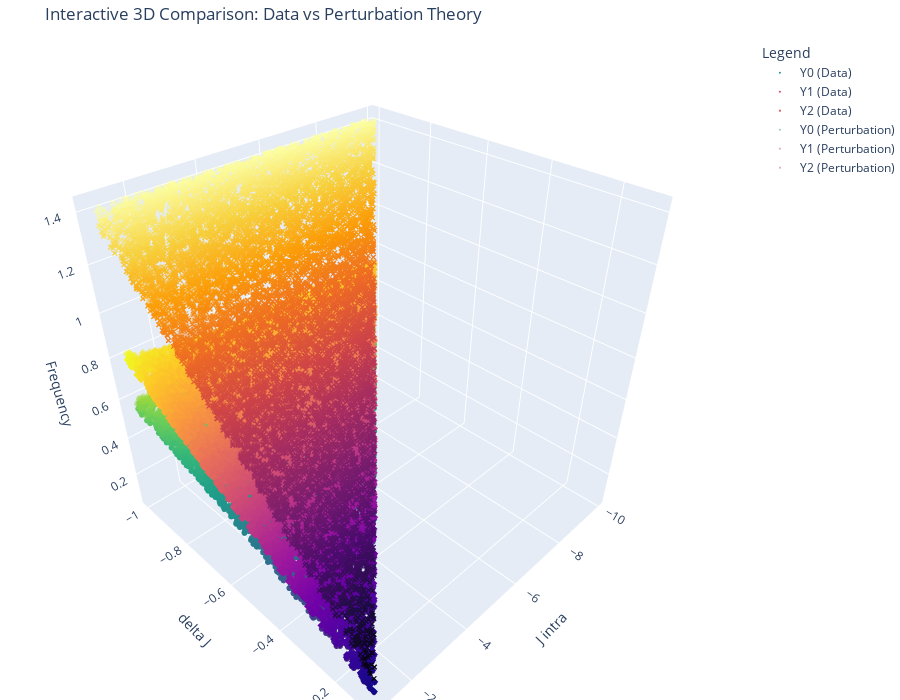

The code cell stored with this chart in its notebook:
### Markdown cell above
# Interactive 3D Comparison: Data vs Perturbation Theory
This cell provides an interactive 3D plot to compare the three Y components from the dataset and from perturbation theory. Use the checkboxes to show or hide each set.

### Code cell
%matplotlib qt
# Prepare data
x = Xsez[:, 0].numpy() if hasattr(Xsez[:, 0], 'numpy') else Xsez[:, 0]
y = Xsez[:, 1].numpy() if hasattr(Xsez[:, 1], 'numpy') else Xsez[:, 1]
Y = Ysez.numpy() if hasattr(Ysez, 'numpy') else Ysez
Yp = np.vstack([a if isinstance(a, np.ndarray) else a.numpy() for a in Ysez_perturbed]).T

# Checkboxes for each plot
cb_y0 = Checkbox(value=True, description='Y0 (Data)', indent=False)
cb_y1 = Checkbox(value=True, description='Y1 (Data)', indent=False)
cb_y2 = Checkbox(value=True, description='Y2 (Data)', indent=False)
cb_p0 = Checkbox(value=True, description='Y0 (Perturbation)', indent=False)
cb_p1 = Checkbox(value=True, description='Y1 (Perturbation)', indent=False)
cb_p2 = Checkbox(value=True, description='Y2 (Perturbation)', indent=False)

# Plotting function
def plot_3d(y0, y1, y2, p0, p1, p2):
    fig = go.Figure()
    if y0:
        fig.add_trace(go.Scatter3d(x=x, y=y, z=Y[:, 0], mode='markers', marker=dict(size=2, color=Y[:, 0], colorscale='Viridis'), name='Y0 (Data)'))
    if y1:
        fig.add_trace(go.Scatter3d(x=x, y=y, z=Y[:, 1], mode='markers', marker=dict(size=2, color=Y[:, 1], colorscale='Plasma', symbol='diamond'), name='Y1 (Data)'))
    if y2:
        fig.add_trace(go.Scatter3d(x=x, y=y, z=Y[:, 2], mode='markers', marker=dict(size=2, color=Y[:, 2], colorscale='Inferno', symbol='x'), name='Y2 (Data)'))
    if p0:
        fig.add_trace(go.Scatter3d(x=x, y=y, z=Yp[:, 0], mode='markers', marker=dict(size=2, color=Yp[:, 0], colorscale='Viridis', opacity=0.5), name='Y0 (Perturbation)'))
    if p1:
        fig.add_trace(go.Scatter3d(x=x, y=y, z=Yp[:, 1], mode='markers', marker=dict(size=2, color=Yp[:, 1], colorscale='Plasma', symbol='diamond', opacity=0.5), name='Y1 (Perturbation)'))
    if p2:
        fig.add_trace(go.Scatter3d(x=x, y=y, z=Yp[:, 2], mode='markers', marker=dict(size=2, color=Yp[:, 2], colorscale='Inferno', symbol='x', opacity=0.5), name='Y2 (Perturbation)'))
    fig.update_layout(
        scene=dict(
            xaxis_title='J intra',
            yaxis_title='delta J',
            zaxis_title='Frequency',
        ),
        legend_title_text='Legend',
        height=700,
        width=900,
        title='Interactive 3D Comparison: Data vs Perturbation Theory',
        margin=dict(l=0, r=0, b=0, t=40)
    )
    fig.show()

ui = VBox([
    HBox([cb_y0, cb_y1, cb_y2]),
    HBox([cb_p0, cb_p1, cb_p2])
])
out = interactive_output(plot_3d, {'y0': cb_y0, 'y1': cb_y1, 'y2': cb_y2, 'p0': cb_p0, 'p1': cb_p1, 'p2': cb_p2})
display(ui, out)

### Figure 1 — Plotly figure (JSON) as saved in the notebook; plotly's stock layout.template omitted (floating-point values rounded to 4 significant figures; data arrays with more than 128 entries replaced by an {"elided": "..."} marker saying what was removed)
{"data": [{"marker": {"color": {"elided": "10000 float values"}, "colorscale": [[0, "#440154"], [0.1111, "#482878"], [0.2222, "#3e4989"], [0.3333, "#31688e"], [0.4444, "#26828e"], [0.5556, "#1f9e89"], [0.6667, "#35b779"], [0.7778, "#6ece58"], [0.8889, "#b5de2b"], [1, "#fde725"]], "size": 2}, "mode": "markers", "name": "Y0 (Data)", "type": "scatter3d", "x": {"elided": "10000 float values"}, "y": {"elided": "10000 float values"}, "z": {"elided": "10000 float values"}}, {"marker": {"color": {"elided": "10000 float values"}, "colorscale": [[0, "#0d0887"], [0.1111, "#46039f"], [0.2222, "#7201a8"], [0.3333, "#9c179e"], [0.4444, "#bd3786"], [0.5556, "#d8576b"], [0.6667, "#ed7953"], [0.7778, "#fb9f3a"], [0.8889, "#fdca26"], [1, "#f0f921"]], "size": 2, "symbol": "diamond"}, "mode": "markers", "name": "Y1 (Data)", "type": "scatter3d", "x": {"elided": "10000 float values"}, "y": {"elided": "10000 float values"}, "z": {"elided": "10000 float values"}}, {"marker": {"color": {"elided": "10000 float values"}, "colorscale": [[0, "#000004"], [0.1111, "#1b0c41"], [0.2222, "#4a0c6b"], [0.3333, "#781c6d"], [0.4444, "#a52c60"], [0.5556, "#cf4446"], [0.6667, "#ed6925"], [0.7778, "#fb9b06"], [0.8889, "#f7d13d"], [1, "#fcffa4"]], "size": 2, "symbol": "x"}, "mode": "markers", "name": "Y2 (Data)", "type": "scatter3d", "x": {"elided": "10000 float values"}, "y": {"elided": "10000 float values"}, "z": {"elided": "10000 float values"}}, {"marker": {"color": {"elided": "10000 float values"}, "colorscale": [[0, "#440154"], [0.1111, "#482878"], [0.2222, "#3e4989"], [0.3333, "#31688e"], [0.4444, "#26828e"], [0.5556, "#1f9e89"], [0.6667, "#35b779"], [0.7778, "#6ece58"], [0.8889, "#b5de2b"], [1, "#fde725"]], "opacity": 0.5, "size": 2}, "mode": "markers", "name": "Y0 (Perturbation)", "type": "scatter3d", "x": {"elided": "10000 float values"}, "y": {"elided": "10000 float values"}, "z": {"elided": "10000 float values"}}, {"marker": {"color": {"elided": "10000 float values"}, "colorscale": [[0, "#0d0887"], [0.1111, "#46039f"], [0.2222, "#7201a8"], [0.3333, "#9c179e"], [0.4444, "#bd3786"], [0.5556, "#d8576b"], [0.6667, "#ed7953"], [0.7778, "#fb9f3a"], [0.8889, "#fdca26"], [1, "#f0f921"]], "opacity": 0.5, "size": 2, "symbol": "diamond"}, "mode": "markers", "name": "Y1 (Perturbation)", "type": "scatter3d", "x": {"elided": "10000 float values"}, "y": {"elided": "10000 float values"}, "z": {"elided": "10000 float values"}}, {"marker": {"color": {"elided": "10000 float values"}, "colorscale": [[0, "#000004"], [0.1111, "#1b0c41"], [0.2222, "#4a0c6b"], [0.3333, "#781c6d"], [0.4444, "#a52c60"], [0.5556, "#cf4446"], [0.6667, "#ed6925"], [0.7778, "#fb9b06"], [0.8889, "#f7d13d"], [1, "#fcffa4"]], "opacity": 0.5, "size": 2, "symbol": "x"}, "mode": "markers", "name": "Y2 (Perturbation)", "type": "scatter3d", "x": {"elided": "10000 float values"}, "y": {"elided": "10000 float values"}, "z": {"elided": "10000 float values"}}], "layout": {"height": 700, "legend": {"title": {"text": "Legend"}}, "margin": {"b": 0, "l": 0, "r": 0, "t": 40}, "scene": {"xaxis": {"title": {"text": "J intra"}}, "yaxis": {"title": {"text": "delta J"}}, "zaxis": {"title": {"text": "Frequency"}}}, "title": {"text": "Interactive 3D Comparison: Data vs Perturbation Theory"}, "width": 900}}
